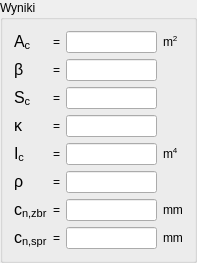
   <widget class="QGroupBox" name="groupBox">
    <property name="geometry">
     <rect>
      <x>710</x>
      <y>10</y>
      <width>192</width>
      <height>258</height>
     </rect>
    </property>
    <property name="sizePolicy">
     <sizepolicy hsizetype="Fixed" vsizetype="Fixed">
      <horstretch>0</horstretch>
      <verstretch>0</verstretch>
     </sizepolicy>
    </property>
    <property name="title">
     <string>Wyniki</string>
    </property>
    <layout class="QGridLayout" name="gridLayout_2">
     <item row="0" column="0">
      <widget class="QLabel" name="labelAc">
       <property name="sizePolicy">
        <sizepolicy hsizetype="Fixed" vsizetype="Fixed">
         <horstretch>0</horstretch>
         <verstretch>0</verstretch>
        </sizepolicy>
       </property>
       <property name="maximumSize">
        <size>
         <width>28</width>
         <height>22</height>
        </size>
       </property>
       <property name="baseSize">
        <size>
         <width>28</width>
         <height>22</height>
        </size>
       </property>
       <property name="text">
        <string>&lt;html&gt;&lt;head/&gt;&lt;body&gt;&lt;p&gt;&lt;span style=&quot; font-size:12pt;&quot;&gt;A&lt;/span&gt;&lt;span style=&quot; font-size:12pt; vertical-align:sub;&quot;&gt;c&lt;/span&gt;&lt;/p&gt;&lt;/body&gt;&lt;/html&gt;</string>
       </property>
      </widget>
     </item>
     <item row="0" column="1">
      <widget class="QLabel" name="label_80">
       <property name="text">
        <string>=</string>
       </property>
      </widget>
     </item>
     <item row="0" column="2">
      <widget class="QLineEdit" name="lineEditAc">
       <property name="sizePolicy">
        <sizepolicy hsizetype="Fixed" vsizetype="Fixed">
         <horstretch>0</horstretch>
         <verstretch>0</verstretch>
        </sizepolicy>
       </property>
       <property name="minimumSize">
        <size>
         <width>91</width>
         <height>22</height>
        </size>
       </property>
       <property name="maximumSize">
        <size>
         <width>91</width>
         <height>22</height>
        </size>
       </property>
       <property name="baseSize">
        <size>
         <width>91</width>
         <height>22</height>
        </size>
       </property>
       <property name="readOnly">
        <bool>true</bool>
       </property>
      </widget>
     </item>
     <item row="0" column="3">
      <widget class="QLabel" name="label_13">
       <property name="text">
        <string>m&lt;sup&gt;2&lt;/sup&gt;</string>
       </property>
      </widget>
     </item>
     <item row="1" column="0">
      <widget class="QLabel" name="label">
       <property name="enabled">
        <bool>true</bool>
       </property>
       <property name="sizePolicy">
        <sizepolicy hsizetype="Fixed" vsizetype="Fixed">
         <horstretch>0</horstretch>
         <verstretch>0</verstretch>
        </sizepolicy>
       </property>
       <property name="minimumSize">
        <size>
         <width>28</width>
         <height>22</height>
        </size>
       </property>
       <property name="maximumSize">
        <size>
         <width>28</width>
         <height>22</height>
        </size>
       </property>
       <property name="baseSize">
        <size>
         <width>28</width>
         <height>22</height>
        </size>
       </property>
       <property name="text">
        <string>&lt;html&gt;&lt;head/&gt;&lt;body&gt;&lt;p&gt;&lt;span style=&quot; font-size:12pt;&quot;&gt;β&lt;/span&gt;&lt;/p&gt;&lt;/body&gt;&lt;/html&gt;</string>
       </property>
      </widget>
     </item>
     <item row="1" column="1">
      <widget class="QLabel" name="label_81">
       <property name="text">
        <string>=</string>
       </property>
      </widget>
     </item>
     <item row="1" column="2">
      <widget class="QLineEdit" name="lineEditBeta">
       <property name="sizePolicy">
        <sizepolicy hsizetype="Fixed" vsizetype="Fixed">
         <horstretch>0</horstretch>
         <verstretch>0</verstretch>
        </sizepolicy>
       </property>
       <property name="minimumSize">
        <size>
         <width>91</width>
         <height>22</height>
        </size>
       </property>
       <property name="maximumSize">
        <size>
         <width>91</width>
         <height>22</height>
        </size>
       </property>
       <property name="baseSize">
        <size>
         <width>91</width>
         <height>22</height>
        </size>
       </property>
       <property name="readOnly">
        <bool>true</bool>
       </property>
      </widget>
     </item>
     <item row="2" column="0">
      <widget class="QLabel" name="label_2">
       <property name="enabled">
        <bool>true</bool>
       </property>
       <property name="sizePolicy">
        <sizepolicy hsizetype="Fixed" vsizetype="Fixed">
         <horstretch>0</horstretch>
         <verstretch>0</verstretch>
        </sizepolicy>
       </property>
       <property name="minimumSize">
        <size>
         <width>28</width>
         <height>22</height>
        </size>
       </property>
       <property name="maximumSize">
        <size>
         <width>28</width>
         <height>22</height>
        </size>
       </property>
       <property name="baseSize">
        <size>
         <width>28</width>
         <height>22</height>
        </size>
       </property>
       <property name="text">
        <string>&lt;html&gt;&lt;head/&gt;&lt;body&gt;&lt;p&gt;&lt;span style=&quot; font-size:12pt;&quot;&gt;S&lt;/span&gt;&lt;span style=&quot; font-size:12pt; vertical-align:sub;&quot;&gt;c&lt;/span&gt;&lt;/p&gt;&lt;/body&gt;&lt;/html&gt;</string>
       </property>
      </widget>
     </item>
     <item row="2" column="1">
      <widget class="QLabel" name="label_82">
       <property name="text">
        <string>=</string>
       </property>
      </widget>
     </item>
     <item row="2" column="2">
      <widget class="QLineEdit" name="lineEditSc">
       <property name="sizePolicy">
        <sizepolicy hsizetype="Fixed" vsizetype="Fixed">
         <horstretch>0</horstretch>
         <verstretch>0</verstretch>
        </sizepolicy>
       </property>
       <property name="minimumSize">
        <size>
         <width>91</width>
         <height>22</height>
        </size>
       </property>
       <property name="maximumSize">
        <size>
         <width>91</width>
         <height>22</height>
        </size>
       </property>
       <property name="baseSize">
        <size>
         <width>91</width>
         <height>22</height>
        </size>
       </property>
       <property name="readOnly">
        <bool>true</bool>
       </property>
      </widget>
     </item>
     <item row="3" column="0">
      <widget class="QLabel" name="label_3">
       <property name="enabled">
        <bool>true</bool>
       </property>
       <property name="sizePolicy">
        <sizepolicy hsizetype="Fixed" vsizetype="Fixed">
         <horstretch>0</horstretch>
         <verstretch>0</verstretch>
        </sizepolicy>
       </property>
       <property name="minimumSize">
        <size>
         <width>28</width>
         <height>22</height>
        </size>
       </property>
       <property name="maximumSize">
        <size>
         <width>28</width>
         <height>22</height>
        </size>
       </property>
       <property name="baseSize">
        <size>
         <width>28</width>
         <height>22</height>
        </size>
       </property>
       <property name="text">
        <string>&lt;html&gt;&lt;head/&gt;&lt;body&gt;&lt;p&gt;&lt;span style=&quot; font-size:12pt;&quot;&gt;κ&lt;/span&gt;&lt;/p&gt;&lt;/body&gt;&lt;/html&gt;</string>
       </property>
      </widget>
     </item>
     <item row="3" column="1">
      <widget class="QLabel" name="label_83">
       <property name="text">
        <string>=</string>
       </property>
      </widget>
     </item>
     <item row="3" column="2">
      <widget class="QLineEdit" name="lineEditKappa">
       <property name="sizePolicy">
        <sizepolicy hsizetype="Fixed" vsizetype="Fixed">
         <horstretch>0</horstretch>
         <verstretch>0</verstretch>
        </sizepolicy>
       </property>
       <property name="minimumSize">
        <size>
         <width>91</width>
         <height>22</height>
        </size>
       </property>
       <property name="maximumSize">
        <size>
         <width>91</width>
         <height>22</height>
        </size>
       </property>
       <property name="baseSize">
        <size>
         <width>91</width>
         <height>22</height>
        </size>
       </property>
       <property name="readOnly">
        <bool>true</bool>
       </property>
      </widget>
     </item>
     <item row="4" column="0">
      <widget class="QLabel" name="label_12">
       <property name="enabled">
        <bool>true</bool>
       </property>
       <property name="sizePolicy">
        <sizepolicy hsizetype="Fixed" vsizetype="Fixed">
         <horstretch>0</horstretch>
         <verstretch>0</verstretch>
        </sizepolicy>
       </property>
       <property name="minimumSize">
        <size>
         <width>28</width>
         <height>22</height>
        </size>
       </property>
       <property name="maximumSize">
        <size>
         <width>28</width>
         <height>22</height>
        </size>
       </property>
       <property name="baseSize">
        <size>
         <width>28</width>
         <height>22</height>
        </size>
       </property>
       <property name="text">
        <string>&lt;html&gt;&lt;head/&gt;&lt;body&gt;&lt;p&gt;&lt;span style=&quot; font-size:12pt;&quot;&gt;I&lt;/span&gt;&lt;span style=&quot; font-size:12pt; vertical-align:sub;&quot;&gt;c&lt;/span&gt;&lt;/p&gt;&lt;/body&gt;&lt;/html&gt;</string>
       </property>
      </widget>
     </item>
     <item row="4" column="1">
      <widget class="QLabel" name="label_84">
       <property name="text">
        <string>=</string>
       </property>
      </widget>
     </item>
     <item row="4" column="2">
      <widget class="QLineEdit" name="lineEditIc">
       <property name="sizePolicy">
        <sizepolicy hsizetype="Fixed" vsizetype="Fixed">
         <horstretch>0</horstretch>
         <verstretch>0</verstretch>
        </sizepolicy>
       </property>
       <property name="minimumSize">
        <size>
         <width>91</width>
         <height>22</height>
        </size>
       </property>
       <property name="maximumSize">
        <size>
         <width>91</width>
         <height>22</height>
        </size>
       </property>
       <property name="baseSize">
        <size>
         <width>91</width>
         <height>22</height>
        </size>
       </property>
       <property name="readOnly">
        <bool>true</bool>
       </property>
      </widget>
     </item>
     <item row="4" column="3">
      <widget class="QLabel" name="label_14">
       <property name="text">
        <string>m&lt;sup&gt;4&lt;/sup&gt;</string>
       </property>
      </widget>
     </item>
     <item row="5" column="0">
      <widget class="QLabel" name="label_15">
       <property name="enabled">
        <bool>true</bool>
       </property>
       <property name="sizePolicy">
        <sizepolicy hsizetype="Fixed" vsizetype="Fixed">
         <horstretch>0</horstretch>
         <verstretch>0</verstretch>
        </sizepolicy>
       </property>
       <property name="minimumSize">
        <size>
         <width>28</width>
         <height>22</height>
        </size>
       </property>
       <property name="maximumSize">
        <size>
         <width>28</width>
         <height>22</height>
        </size>
       </property>
       <property name="baseSize">
        <size>
         <width>28</width>
         <height>22</height>
        </size>
       </property>
       <property name="text">
        <string>&lt;html&gt;&lt;head/&gt;&lt;body&gt;&lt;p&gt;&lt;span style=&quot; font-size:12pt;&quot;&gt;ρ&lt;/span&gt;&lt;/p&gt;&lt;/body&gt;&lt;/html&gt;</string>
       </property>
      </widget>
     </item>
     <item row="5" column="1">
      <widget class="QLabel" name="label_85">
       <property name="text">
        <string>=</string>
       </property>
      </widget>
     </item>
     <item row="5" column="2">
      <widget class="QLineEdit" name="lineEditRho">
       <property name="sizePolicy">
        <sizepolicy hsizetype="Fixed" vsizetype="Fixed">
         <horstretch>0</horstretch>
         <verstretch>0</verstretch>
        </sizepolicy>
       </property>
       <property name="minimumSize">
        <size>
         <width>91</width>
         <height>22</height>
        </size>
       </property>
       <property name="maximumSize">
        <size>
         <width>91</width>
         <height>22</height>
        </size>
       </property>
       <property name="baseSize">
        <size>
         <width>91</width>
         <height>22</height>
        </size>
       </property>
       <property name="readOnly">
        <bool>true</bool>
       </property>
      </widget>
     </item>
     <item row="6" column="0">
      <widget class="QLabel" name="label_61">
       <property name="enabled">
        <bool>true</bool>
       </property>
       <property name="sizePolicy">
        <sizepolicy hsizetype="Fixed" vsizetype="Fixed">
         <horstretch>0</horstretch>
         <verstretch>0</verstretch>
        </sizepolicy>
       </property>
       <property name="minimumSize">
        <size>
         <width>0</width>
         <height>0</height>
        </size>
       </property>
       <property name="maximumSize">
        <size>
         <width>16777215</width>
         <height>16777215</height>
        </size>
       </property>
       <property name="baseSize">
        <size>
         <width>0</width>
         <height>0</height>
        </size>
       </property>
       <property name="text">
        <string>&lt;html&gt;&lt;head/&gt;&lt;body&gt;&lt;p&gt;&lt;span style=&quot; font-size:12pt;&quot;&gt;c&lt;/span&gt;&lt;span style=&quot; font-size:12pt; vertical-align:sub;&quot;&gt;n,zbr&lt;/span&gt;&lt;/p&gt;&lt;/body&gt;&lt;/html&gt;</string>
       </property>
      </widget>
     </item>
     <item row="6" column="1">
      <widget class="QLabel" name="label_86">
       <property name="text">
        <string>=</string>
       </property>
      </widget>
     </item>
     <item row="6" column="2">
      <widget class="QLineEdit" name="lineEditCZrbFinal">
       <property name="sizePolicy">
        <sizepolicy hsizetype="Fixed" vsizetype="Fixed">
         <horstretch>0</horstretch>
         <verstretch>0</verstretch>
        </sizepolicy>
       </property>
       <property name="minimumSize">
        <size>
         <width>91</width>
         <height>22</height>
        </size>
       </property>
       <property name="maximumSize">
        <size>
         <width>91</width>
         <height>22</height>
        </size>
       </property>
       <property name="baseSize">
        <size>
         <width>91</width>
         <height>22</height>
        </size>
       </property>
       <property name="readOnly">
        <bool>true</bool>
       </property>
      </widget>
     </item>
     <item row="6" column="3">
      <widget class="QLabel" name="label_59">
       <property name="text">
        <string>mm</string>
       </property>
       <property name="textFormat">
        <enum>Qt::AutoText</enum>
       </property>
      </widget>
     </item>
     <item row="7" column="0">
      <widget class="QLabel" name="label_62">
       <property name="enabled">
        <bool>true</bool>
       </property>
       <property name="sizePolicy">
        <sizepolicy hsizetype="Fixed" vsizetype="Fixed">
         <horstretch>0</horstretch>
         <verstretch>0</verstretch>
        </sizepolicy>
       </property>
       <property name="minimumSize">
        <size>
         <width>0</width>
         <height>0</height>
        </size>
       </property>
       <property name="maximumSize">
        <size>
         <width>16777215</width>
         <height>16777215</height>
        </size>
       </property>
       <property name="baseSize">
        <size>
         <width>0</width>
         <height>0</height>
        </size>
       </property>
       <property name="text">
        <string>&lt;html&gt;&lt;head/&gt;&lt;body&gt;&lt;p&gt;&lt;span style=&quot; font-size:12pt;&quot;&gt;c&lt;/span&gt;&lt;span style=&quot; font-size:12pt; vertical-align:sub;&quot;&gt;n,spr&lt;/span&gt;&lt;/p&gt;&lt;/body&gt;&lt;/html&gt;</string>
       </property>
      </widget>
     </item>
     <item row="7" column="1">
      <widget class="QLabel" name="label_87">
       <property name="text">
        <string>=</string>
       </property>
      </widget>
     </item>
     <item row="7" column="2">
      <widget class="QLineEdit" name="lineEditCSprFinal">
       <property name="sizePolicy">
        <sizepolicy hsizetype="Fixed" vsizetype="Fixed">
         <horstretch>0</horstretch>
         <verstretch>0</verstretch>
        </sizepolicy>
       </property>
       <property name="minimumSize">
        <size>
         <width>91</width>
         <height>22</height>
        </size>
       </property>
       <property name="maximumSize">
        <size>
         <width>91</width>
         <height>22</height>
        </size>
       </property>
       <property name="baseSize">
        <size>
         <width>91</width>
         <height>22</height>
        </size>
       </property>
       <property name="readOnly">
        <bool>true</bool>
       </property>
      </widget>
     </item>
     <item row="7" column="3">
      <widget class="QLabel" name="label_60">
       <property name="text">
        <string>mm</string>
       </property>
       <property name="textFormat">
        <enum>Qt::AutoText</enum>
       </property>
      </widget>
     </item>
    </layout>
   </widget>
